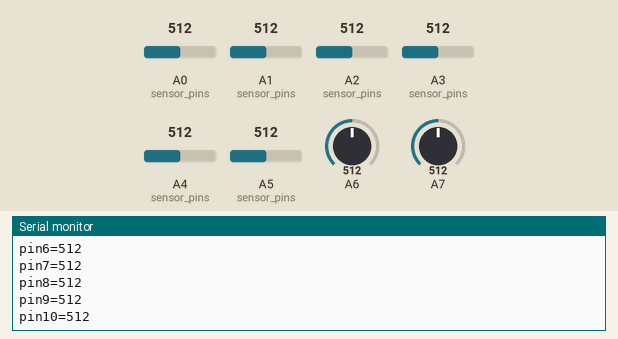
The sketch below on a simulated Arduino Uno, built with avr-gcc and run on an emulated ATmega328P. Shown: the last lines printed to the serial monitor. Inputs (shaded band) come from the test bench; at power-on: A6 = 512, A2 (sensor_pins) = 512, A0 (sensor_pins) = 512, A1 (sensor_pins) = 512, A3 (sensor_pins) = 512, A4 (sensor_pins) = 512, A5 (sensor_pins) = 512, A7 = 512.

Above: at 1.2 s.
1.3 s: A6 set to 109
At 2.3 s:
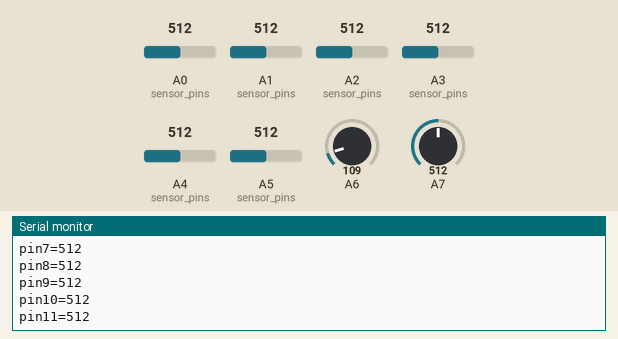
4.3 s: A6 set to 94
At 5.1 s:
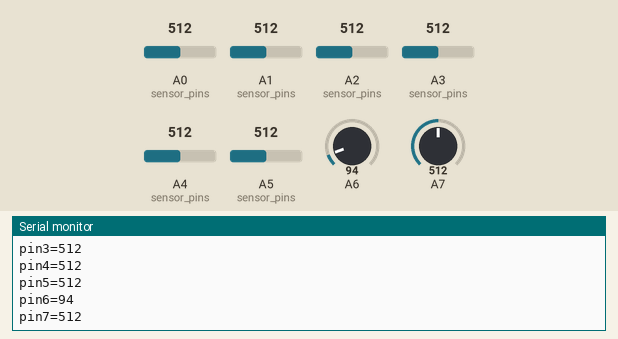
7.3 s: A2 (sensor_pins) set to 108
At 7.8 s:
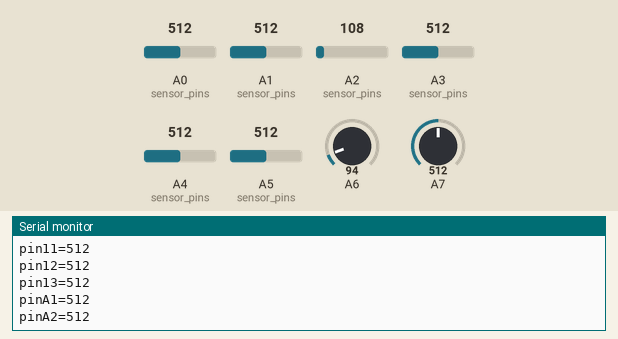
8.8 s: A2 (sensor_pins) set to 90
At 9.5 s:
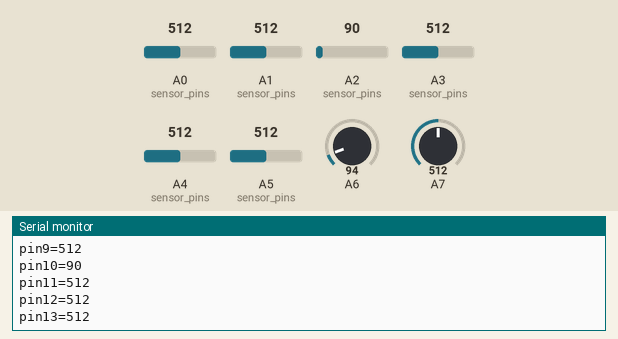
Timing chart, 0 to 11.8 s (numbered marks = the images above; inputs shaded):
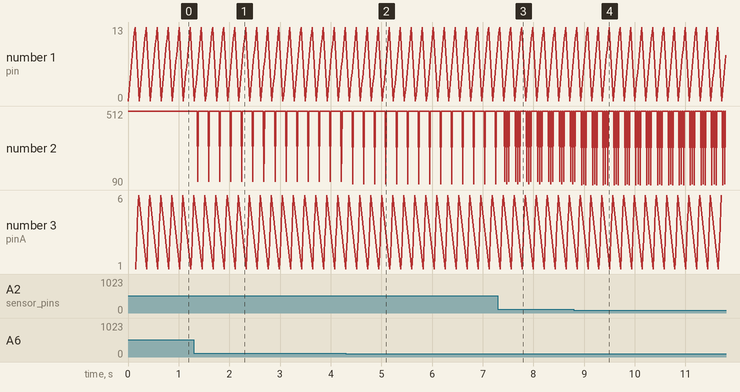

Measured:
- the behaviour switches between 100 and 99 on A2 (sensor_pins) (found by bisection; images 3 and 4)
- after the input at 1.3 s, the serial monitor: prints a new line after 0.07 s (image 1)
- after the input at 4.3 s, the serial monitor: prints a new line after 0.13 s (image 2)
- after the input at 7.3 s, the serial monitor: prints a new line after 0.13 s (image 3)
- after the input at 8.8 s, the serial monitor: prints a new line after 0.09 s (image 4)

The sketch:

ArduinoMonitor_ino.ino
```cpp
void setup()
{
  Serial.begin(9600);
}

int printSensorValue(int pin)
{
  int value = analogRead(pin);
  printSensorValue(pin, value);
  return value;
}

void printSensorValueChar(const char* pin, int value)
{
   Serial.print("pin");
   Serial.print(pin);
   Serial.print("=");
   Serial.println(value);
}

void printSensorValue(int pin, int value)
{
   if ((pin <= 13) && (pin >= 0))
   {
     Serial.print("pin");
     Serial.print(pin);
     Serial.print("=");
     Serial.println(value);
     return;
   }
   switch (pin)
   {
     case A0 : printSensorValueChar("A1", value); return;
     case A1 : printSensorValueChar("A2", value); return;
     case A2 : printSensorValueChar("A3", value); return;
     case A3 : printSensorValueChar("A4", value); return;
     case A4 : printSensorValueChar("A5", value); return;
     case A5 : printSensorValueChar("A6", value); return;
   }
   Serial.print("Error: pin");
   Serial.print(pin);
   Serial.print(" does not exist.");
}

int sensor_pins[] = { 0, 1, 2, 3, 4, 5, 6, 7, 8, 9, 10, 11, 12, 13, A0, A1, A2, A3, A4, A5 };

void printAllSensorValues()
{
  int length = sizeof(sensor_pins)/sizeof(sensor_pins[0]);
  for (int i = 0; i < length; ++i)
  {
    printSensorValue(sensor_pins[i]);
  }
}

void loop() {
  printAllSensorValues();
  delay(30);
}
```
